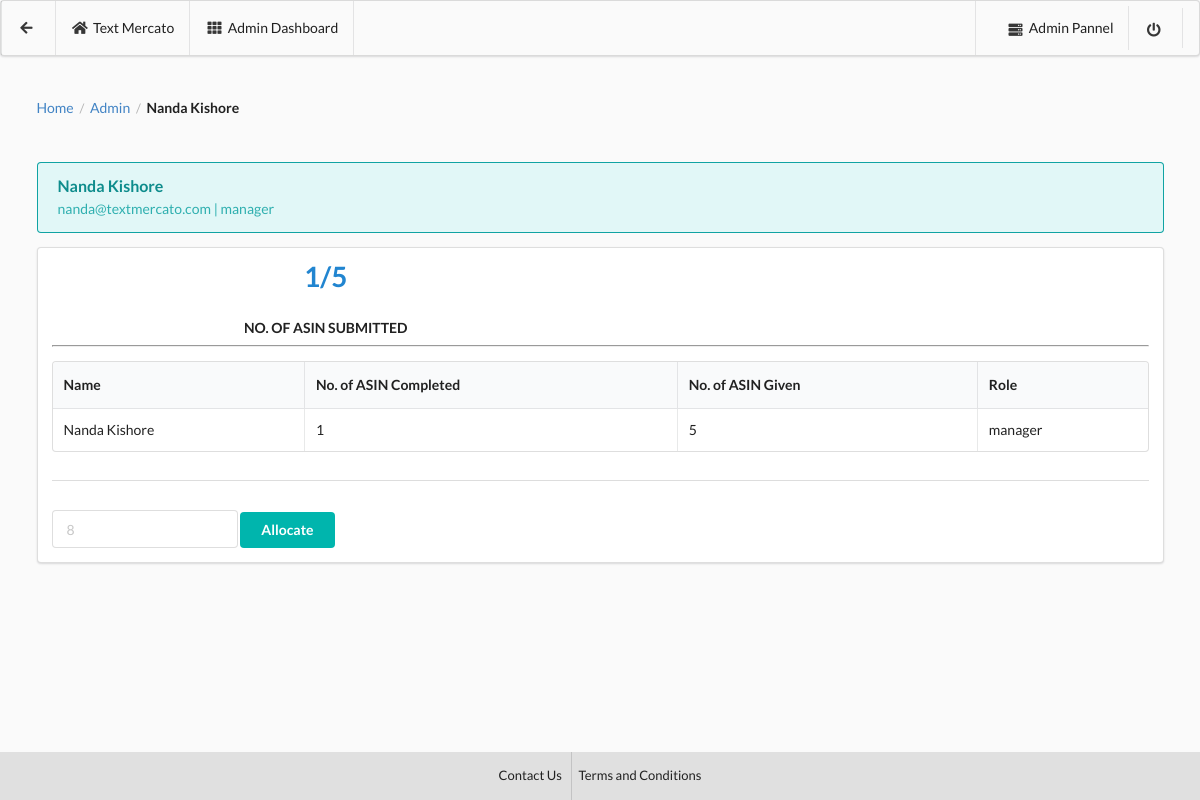
Page /user/nanda@textmercato.com on the committed database.
### app/models.py (models this page shows, shortened)
class empDetail(models.Model):
    name = models.CharField(max_length=10000, blank=True, null=True)
    asin_done_c = models.IntegerField(default=0,blank=True, null=True)
    email = models.CharField(max_length=1000,blank=True, null=True)
    roles = models.CharField(max_length=1000,blank=True, null=True)

### app/views.py (the view, shortened to what this page needs)
# urls.py: url(r'^user/(?P<email>[\w\-\.\@\w]+)$',views.manager_user,name="manager_user"),
def manager_user(request,email):
    email=email
    data1 = asinDetail.objects.filter(email=email)
    total_asin = data1.count()
    data2 = asinDetail.objects.filter(email=email).filter(status=True)
    done_asin = data2.count()
    data3 = empDetail.objects.get(email=email)
    context = {
        'email':email,
        'total_asin':total_asin,
        'done_asin':done_asin,
        'data3':data3
    }
    return render(request,'manager_user.html',context=context)

### templates/manager_user.html (shortened to what this page needs)
<!DOCTYPE html>
{% load staticfiles %}
<html lang="en" dir="ltr">
  <head>
    <link rel="stylesheet" href="https://cdn.jsdelivr.net/npm/semantic-ui@2.4.0/dist/semantic.min.css">
  </head>
  <body style="background:#fafafa;">
    <div class="ui positive menu" style="background:#fafafa; height:7%;">
  <div class="ui container">
    <a class="item" style="color:#212121;" href="{% url 'app:manager' %}">
      <i class="arrow left icon" style="color:#212121;"></i>
    </a>
    <a class="item" style="color:#212121;">
      <i class="home icon" style="color:#212121;"></i> Text Mercato
    </a>
    <a class="item" style="color:#212121;">
      <i class="grid layout icon" style="color:#212121;"></i>Admin Dashboard
    </a>
  </div>
  <div class="right item">
     <a class="item" style="color:#212121;" href="{% url 'admin:index' %}" target="_blank">
      <i class="server icon" style="color:#212121;"></i>Admin Pannel</a>
      <a class="item" style="color:#212121;" href="{% url 'app:index' %}">
        <i class="power off icon" style="color:#212121;"></i></a>
    </div>
</div>
    <div class="ui container raised" style="margin-top:3.4%;">
      <div class="ui breadcrumb">
  <a class="section">Home</a>
  <div class="divider"> / </div>
  <a class="section" href="{% url 'app:manager' %}">Admin</a>
  <div class="divider"> / </div>
  <div class="active section">{{data3.name}}</div>
</div>
      <div class="ui teal message" style="margin-top:4%;">
  <div class="header">
    {{data3.name}}
  </div>
  <p>{{data3.email}} | {{data3.roles}}</p>
</div>
    <div class="ui grid">
  <div class="stretched column">
    <div class="ui segment">
      <div class="ui container">
          <div class="ui two statistics">
  <div class="blue statistic">
    <div class="text value">
      {{done_asin}}/{{total_asin}}
    </div>
    <div class="label">
      No. of ASIN Submitted
    </div>
  </div>
</div>
      </div>
      <hr>
      <table class="ui celled table">
    <thead>
      <tr>
        <th>Name</th>
        <th>No. of ASIN Completed</th>
        <th>No. of ASIN Given</th>
        <th>Role</th>
      </tr>
    </thead>
    <tbody>
      <tr>
        <td>{{data3.name}}</td>
        <td>{{done_asin}}</td>
        <td>{{total_asin}}</td>
        <td>{{data3.roles}}</td>
      </tr>
    </tbody>
  </table>
  <div class="ui section divider"></div>
  <form method="post">
    <div class="ui input">
  <input type="text" name="user_asin" placeholder="8">
</div>
    <button type="submit" class="ui teal button">Allocate</button>
  </form>
    </div>
  </div>
</div>
</div>
 <footer style="position:fixed;bottom:0; width:100%;">
   <div style="background:#e0e0e0;">
      <div class="ui center aligned container">
        <div class="ui horizontal small divided link list">
          <a class="item" href="#" style="color:#212121; padding-top:10%; padding-bottom:10%;">Contact Us</a>
          <a class="item" href="#" style="color:#212121; padding-top:10%; padding-bottom:10%;">Terms and Conditions</a>
        </div>
      </div>
    </div>
 </footer>
  </body>
</html>

### rows in the picture
empDetail: name "Nanda Kishore", email "nanda@textmercato.com", roles "manager"

### other values in the picture
{{ done_asin }} "1"
{{ total_asin }} "5"
